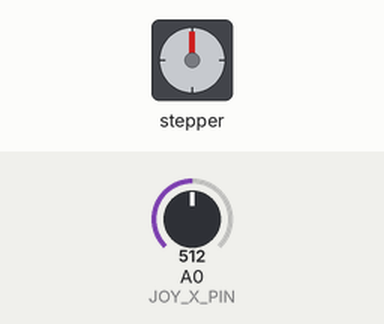
Simulated run of this sketch. Board: Arduino Uno, built with avr-gcc and run on an emulated ATmega328P. On the bench: stepper motor. The test bench sets the inputs (shaded band); at power-on: A0 (JOY_X_PIN) = 512. Stepper angles assume 2048 steps per turn.

Above: at 1.7 s.
1.8 s: A0 (JOY_X_PIN) set to 545
3.3 s: A0 (JOY_X_PIN) set to 577
At 5.87 s:
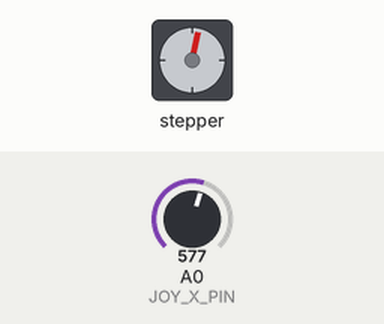
6.3 s: A0 (JOY_X_PIN) set to 716
9.3 s: A0 (JOY_X_PIN) set to 900
At 9.9 s:
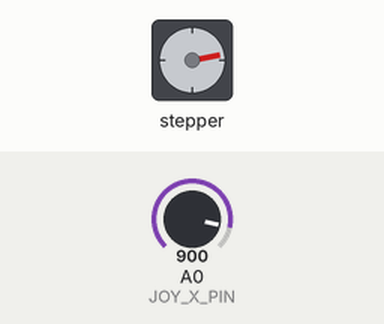
15.3 s: A0 (JOY_X_PIN) set to 511
At 15.3 s:
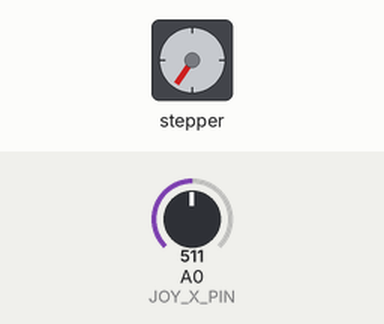
Timing chart, 0 to 17.8 s (numbered marks = the images above; inputs shaded):
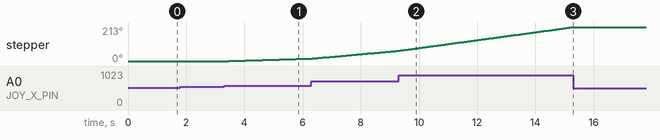

The sketch:

sketch_jan19b.ino
```cpp
#include <Stepper.h>

const int STEPS_PER_REV = 2048;
Stepper myStepper(STEPS_PER_REV, 8, 10, 9, 11);

const int JOY_X_PIN = A0;

const int MAX_RPM = 15;
const int DEADZONE = 50;

int center = 512;
int currentRPM = 0;

unsigned long lastStepTime = 0;
const int stepInterval = 5; // ms

void setup() {
  Serial.begin(9600);

  // Auto-calibrate joystick center
  delay(500);
  center = analogRead(JOY_X_PIN);

  myStepper.setSpeed(MAX_RPM);
}

void loop() {
  int joy = analogRead(JOY_X_PIN);
  int offset = joy - center;

  // Dead zone
  if (abs(offset) < DEADZONE) {
    currentRPM = 0;
    return;
  }

  // Map joystick to speed
  int targetRPM = map(
    abs(offset),
    DEADZONE,
    512,
    1,
    MAX_RPM
  );

  int direction = (offset > 0) ? 1 : -1;

  // Smooth acceleration
  if (currentRPM < targetRPM) currentRPM++;
  if (currentRPM > targetRPM) currentRPM--;

  myStepper.setSpeed(currentRPM);

  // Non-blocking step timing
  if (millis() - lastStepTime >= stepInterval) {
    myStepper.step(direction);
    lastStepTime = millis();
  }
}
```

Measured:
- the behaviour switches between 561 and 562 on A0 (JOY_X_PIN) (found by bisection; images 0 and 1)
- after the input at 1.8 s, every drawn part: stays the same
- after the input at 3.3 s, stepper: keeps turning clockwise at about 6°/s, starting after 0.17 s
- after the input at 15.3 s, stepper: stops changing and stays 213°
